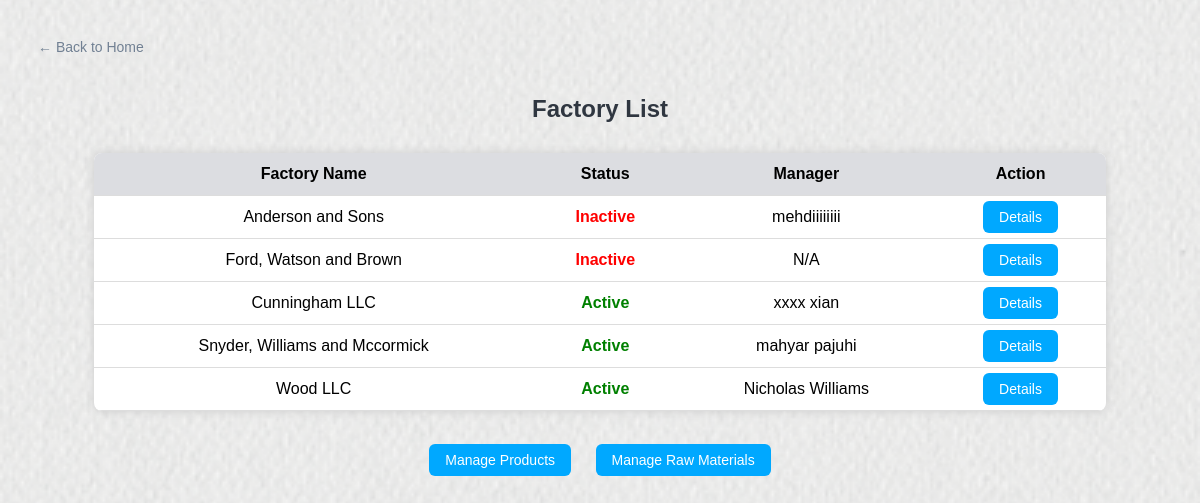
The page /Factory/factory_raw/factories.php on the database its author committed.
### tables this page shows
CREATE TABLE IF NOT EXISTS `factory` (
  `FactoryID` int NOT NULL,
  `Name` varchar(100) DEFAULT NULL,
  `Location` varchar(200) DEFAULT NULL,
  `Phone` varchar(20) DEFAULT NULL,
  `Email` varchar(100) DEFAULT NULL,
  `EstablishedDate` date DEFAULT NULL,
  `Status` enum('Active','Inactive') DEFAULT NULL,
  `OfficeID` int DEFAULT NULL,
  `ManagerID` int DEFAULT NULL,
  PRIMARY KEY (`FactoryID`),
  KEY `OfficeID` (`OfficeID`)
);

CREATE TABLE IF NOT EXISTS `employee` (
  `EmployeeID` int NOT NULL AUTO_INCREMENT,
  `Name` varchar(100) DEFAULT NULL,
  `NationalID` varchar(50) DEFAULT NULL,
  `Phone` varchar(20) DEFAULT NULL,
  `Email` varchar(100) DEFAULT NULL,
  `HireDate` date DEFAULT NULL,
  `Salary` decimal(10,2) DEFAULT NULL,
  `Type` enum('Manager','Worker','OfficeEmployee') DEFAULT NULL,
  PRIMARY KEY (`EmployeeID`)
);

### Factory/factory_raw/factories.php (the view, shortened to what this page needs)
<?php
require_once '../config.php';
$sql = "
    SELECT f.FactoryID, f.Name AS FactoryName, f.Status,
           e.Name AS ManagerName
    FROM factory f
    LEFT JOIN manager m ON f.ManagerID = m.EmployeeID
    LEFT JOIN employee e ON m.EmployeeID = e.EmployeeID
    ORDER BY f.Status DESC, f.Name ASC
";
$result = $conn->query($sql);
?>
<!DOCTYPE html>
<html lang="en">
<head>
</head>
<body>
<a class="back-link" href="../index.php">← Back to Home</a>
<h2>Factory List</h2>
<table>
    <thead>
        <tr>
            <th>Factory Name</th>
            <th>Status</th>
            <th>Manager</th>
            <th>Action</th>
        </tr>
    </thead>
    <tbody>
    <?php while ($row = $result->fetch_assoc()): ?>
        <tr>
            <td><?= htmlspecialchars($row['FactoryName'] ?? 'N/A') ?></td>
            <td class="<?= $row['Status'] == 'Active' ? 'status-active' : 'status-inactive' ?>">
                <?= htmlspecialchars($row['Status'] ?? '-') ?>
            </td>
            <td><?= htmlspecialchars($row['ManagerName'] ?? 'N/A') ?></td>
            <td>
                <a class="details-btn" href="factory_details.php?id=<?= $row['FactoryID'] ?>">Details</a>
            </td>
        </tr>
    <?php endwhile; ?>
    </tbody>
</table>
<div class="action-links">
    <a href="products.php" class="details-btn">Manage Products</a>
    <a href="raw_materials.php" class="details-btn" style="margin-left: 20px;">Manage Raw Materials</a>
</div>
</body>
</html>

### Factory/factory_raw/factories.php (style rules this page uses)
body { background-image: url('../images/fabric_1.png'); background-size: cover; background-position: center; background-repeat: no-repeat; background-attachment: fixed; font-family: Arial; background-color: #f5f6fa; padding: 30px; }
h2 { text-align: center; color: #2f3640; }
table { width: 90%; margin: 30px auto; background-color: white; border-collapse: collapse; border-radius: 8px; overflow: hidden; box-shadow: 0 0 10px #ccc; }
th, td { padding: 12px; border-bottom: 1px solid #ddd; text-align: center; }
th { background-color: #dcdde1; }
.details-btn { padding: 8px 16px; background-color: #00a8ff; color: white; text-decoration: none; border-radius: 6px; font-size: 14px; }
.status-active { color: green; font-weight: bold; }
.status-inactive { color: red; font-weight: bold; }
.back-link { display: inline-block; margin-bottom: 20px; text-decoration: none; color: #718093; font-size: 14px; }
.action-links { text-align: center; margin-top: 40px; }

### rows shown on the page
factory: Name "Anderson and Sons", Status "Inactive", employee.Name "mehdiiiiiiii"
factory: Name "Ford, Watson and Brown", Status "Inactive", ManagerName "N/A"
factory: Name "Cunningham LLC", Status "Active", employee.Name "xxxx xian"
factory: Name "Snyder, Williams and Mccormick", Status "Active", employee.Name "mahyar pajuhi"
factory: Name "Wood LLC", Status "Active", employee.Name "Nicholas Williams"
